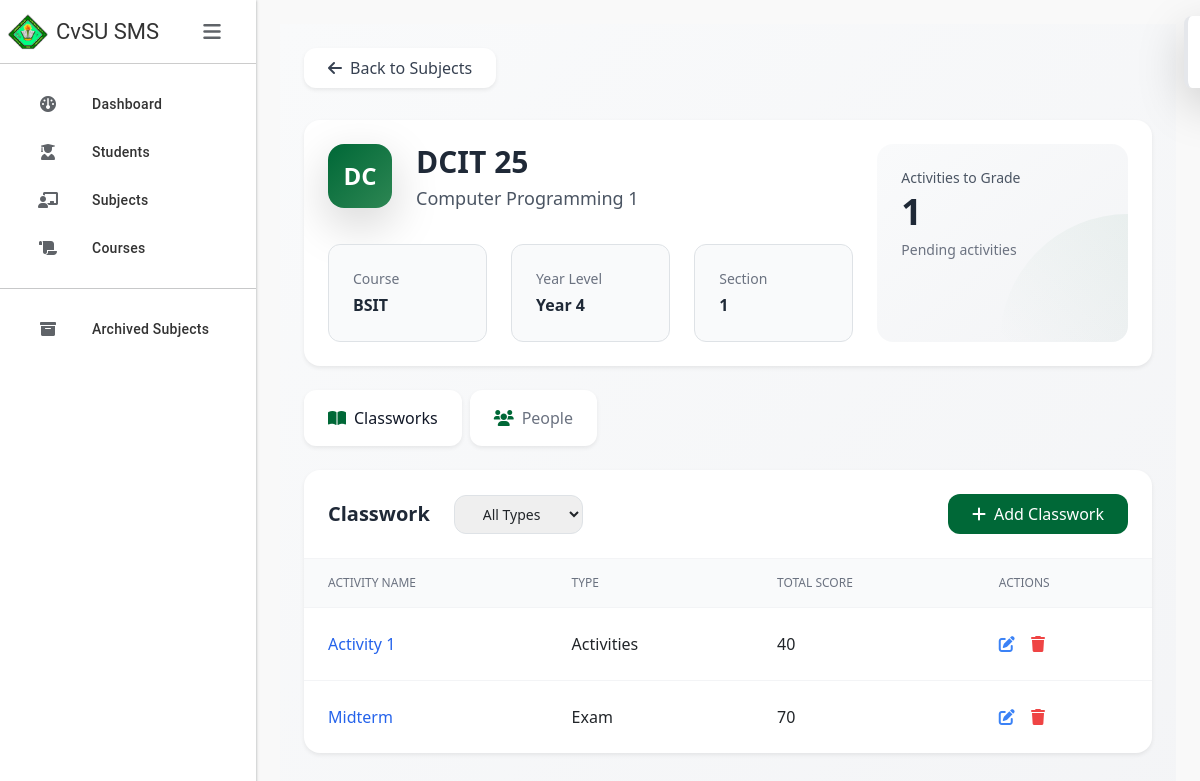
The app's page /subjects/DCIT 25/ with its own data.
### SMSapp/models.py (models this page shows, shortened)
class Subject(models.Model):
    SEMESTER_CHOICES = [
        (1, '1st Semester'),
        (2, '2nd Semester'),
        (3, 'Summer'),
    ]
    subject_code = models.CharField(max_length=20, primary_key=True)
    subject_title = models.CharField(max_length=100)
    course = models.ForeignKey(Course, on_delete=models.CASCADE, null=True, blank=True)  # Make course optional
    school_year = models.CharField(max_length=20)
    semester = models.PositiveSmallIntegerField(choices=SEMESTER_CHOICES)
    year_level = models.PositiveSmallIntegerField()
    section = models.CharField(max_length=20)
    archive = models.BooleanField(default=False)
    archived = models.BooleanField(default=False)
    is_active = models.BooleanField(default=True)
    archived_date = models.DateTimeField(null=True, blank=True)
    class Meta:
        ordering = ['subject_code']

class Course(models.Model):
    course_abv = models.CharField(max_length=10, primary_key=True)
    course_name = models.CharField(max_length=100)

class Activity(models.Model):
    activity_id = models.AutoField(primary_key=True)
    subject = models.ForeignKey(Subject, on_delete=models.CASCADE)
    activity_name = models.CharField(max_length=100)
    activity_type = models.CharField(max_length=50)
    total_items = models.IntegerField()

### SMSapp/views.py (the view)
# urls.py: path('subjects/<str:subject_code>/', views.subject_info, name='subject_info'),
def subject_info(request, subject_code):
    subject = get_object_or_404(Subject, subject_code=subject_code)
    activities = Activity.objects.filter(subject=subject)
    pending_activities = activities.exclude(
        activity_id__in=Grade.objects.values('activity')
    ).count()
    context = {
        'subject': subject,
        'activities': activities,
        'pending_activities': pending_activities,
        'student_courses': Course.objects.all(),
        'student_sections': list(set(Student.objects.values_list('section', flat=True)))
    }
    return render(request, 'subjectinfo.html', context)

### SMSapp/templates/subjectinfo.html (shortened to what this page needs)
{% extends 'base.html' %}
{% load static %}
{% block content %}
<div class="min-h-screen p-6 bg-gradient-to-br from-gray-50 to-gray-100">
    <div class="mb-8">
        <a href="{% url 'subjects' %}"
           class="inline-flex items-center px-4 py-2 bg-white rounded-xl shadow-sm hover:shadow-md transition-all duration-200 text-gray-700 hover:text-gray-900 group">
            <i class="fas fa-arrow-left mr-2 group-hover:-translate-x-1 transition-transform duration-200"></i>
            <span class="font-medium">Back to Subjects</span>
        </a>
    </div>
    <div class="bg-white rounded-2xl shadow-sm overflow-hidden mb-6">
        <div class="relative p-6">
            <div class="grid grid-cols-3 gap-6">
                <div class="col-span-2 relative z-10">
                    <div class="flex items-start gap-4">
                        <div class="w-16 h-16 rounded-2xl bg-gradient-to-br from-[#006837] to-[#2d8653] flex items-center justify-center text-white text-2xl font-bold shadow-lg">
                            {{ subject.subject_code|slice:":2" }}
                        </div>
                        <div>
                            <h1 class="text-3xl font-bold text-gray-800">{{ subject.subject_code }}</h1>
                            <p class="text-gray-600 mt-1 text-lg">{{ subject.subject_title }}</p>
                        </div>
                    </div>
                    <div class="grid grid-cols-3 gap-4 mt-8">
                        <div class="p-4 rounded-xl bg-gray-50 border border-gray-100">
                            <p class="text-sm text-gray-500 mb-1">Course</p>
                            <p class="font-semibold text-gray-800">{{ subject.course.course_abv }}</p>
                        </div>
                        <div class="p-4 rounded-xl bg-gray-50 border border-gray-100">
                            <p class="text-sm text-gray-500 mb-1">Year Level</p>
                            <p class="font-semibold text-gray-800">Year {{ subject.year_level }}</p>
                        </div>
                        <div class="p-4 rounded-xl bg-gray-50 border border-gray-100">
                            <p class="text-sm text-gray-500 mb-1">Section</p>
                            <p class="font-semibold text-gray-800">{{ subject.section }}</p>
                        </div>
                    </div>
                </div>
                <div class="bg-gradient-to-br from-gray-50 to-gray-100 rounded-2xl p-6 relative overflow-hidden">
                    <div class="relative z-10">
                        <p class="text-sm font-medium text-gray-600 mb-1">Activities to Grade</p>
                        <h3 class="text-4xl font-bold text-gray-800">
                            {{ pending_activities|default:"0" }}
                        </h3>
                        <p class="text-sm text-gray-500 mt-2">Pending activities</p>
                    </div>
                    <div class="absolute bottom-0 right-0 w-32 h-32 bg-gradient-to-bl from-[#006837]/5 to-transparent rounded-tl-full"></div>
                </div>
            </div>
        </div>
    </div>
    <div class="flex gap-2 mb-6">
        <button id="classworkBtn"
                class="px-6 py-3 rounded-xl font-medium transition-all duration-200 bg-white shadow-sm hover:shadow-md flex items-center gap-2">
            <i class="fas fa-book-open text-[#006837]"></i>
            <span>Classworks</span>
        </button>
        <button id="studentsBtn"
                class="px-6 py-3 rounded-xl font-medium transition-all duration-200 bg-white shadow-sm hover:shadow-md flex items-center gap-2">
            <i class="fas fa-users text-[#006837]"></i>
            <span>People</span>
        </button>
    </div>
    <div id="classworkSection" class="bg-white rounded-2xl shadow-sm overflow-hidden">
        <div class="p-6 border-b border-gray-100">
            <div class="flex justify-between items-center">
                <div class="flex items-center gap-4">
                    <h3 class="text-xl font-semibold text-gray-800">Classwork</h3>
                    <select id="activityFilter"
                            class="px-4 py-2 rounded-xl border border-gray-200 text-sm focus:ring-2 focus:ring-[#006837]/20 focus:border-[#006837]"
                            onchange="filterActivities()">
                        <option value="all">All Types</option>
                    </select>
                </div>
                <button onclick="openClassworkModal()"
                        class="px-4 py-2 bg-[#006837] text-white rounded-xl hover:bg-[#2d8653] transition-colors flex items-center gap-2">
                    <i class="fas fa-plus"></i>
                    <span>Add Classwork</span>
                </button>
            </div>
        </div>
        <div class="overflow-x-auto">
            <table class="w-full">
                <thead class="bg-gray-50 border-b border-gray-100">
                    <tr>
                        <th class="px-6 py-3 text-left text-xs font-medium text-gray-500 uppercase">Activity Name</th>
                        <th class="px-6 py-3 text-left text-xs font-medium text-gray-500 uppercase">Type</th>
                        <th class="px-6 py-3 text-left text-xs font-medium text-gray-500 uppercase">Total Score</th>
                        <th class="px-6 py-3 text-left text-xs font-medium text-gray-500 uppercase">Actions</th>
                    </tr>
                </thead>
                <tbody class="divide-y divide-gray-100">
                    {% for activity in activities %}
                    <tr class="activity-row" data-type="{{ activity.activity_type }}">
                        <td class="px-6 py-4">
                            <a href="{% url 'grades' activity.activity_id %}"
                               class="text-blue-600 hover:text-blue-800">
                                {{ activity.activity_name }}
                            </a>
                        </td>
                        <td class="px-6 py-4">{{ activity.activity_type }}</td>
                        <td class="px-6 py-4">{{ activity.total_items }}</td>
                        <td class="px-6 py-4">
                            <button onclick="editActivity({{ activity.activity_id }})" class="text-blue-500 hover:text-blue-300 mr-3"><i class="fas fa-edit"></i></button>
                            <button onclick="deleteActivity({{ activity.activity_id }})" class="text-red-500 hover:text-red-300"><i class="fas fa-trash"></i></button>
                        </td>
                    </tr>
                    {% empty %}
                    <tr>
                        <td colspan="4" class="px-6 py-4 text-center text-gray-500">No classwork available</td>
                    </tr>
                    {% endfor %}
                </tbody>
            </table>
        </div>
    </div>
</div>
{% endblock %}

### SMSapp/templates/base.html (style rules this page uses)
:root { --gc-primary: #00563F; --gc-secondary: #E6F2EE; --gc-text: #333333; --gc-border: #CCCCCC; --gc-hover: #F5F9F7; --sidebar-width: 256px; --sidebar-collapsed-width: 72px; }
body { background-color: #f9f9f9; overflow-x: hidden; }

### records on screen
Subject: subject_code "DC", subject_code "DCIT 25", subject_title "Computer Programming 1", course.course_abv "BSIT", year_level "4", section "1"
Activity: activity_name "Activity 1", activity_type "Activities", total_items "40"
Activity: activity_name "Midterm", activity_type "Exam", total_items "70"

### other values on screen
{{ pending_activities|default:"0" }} "1"
